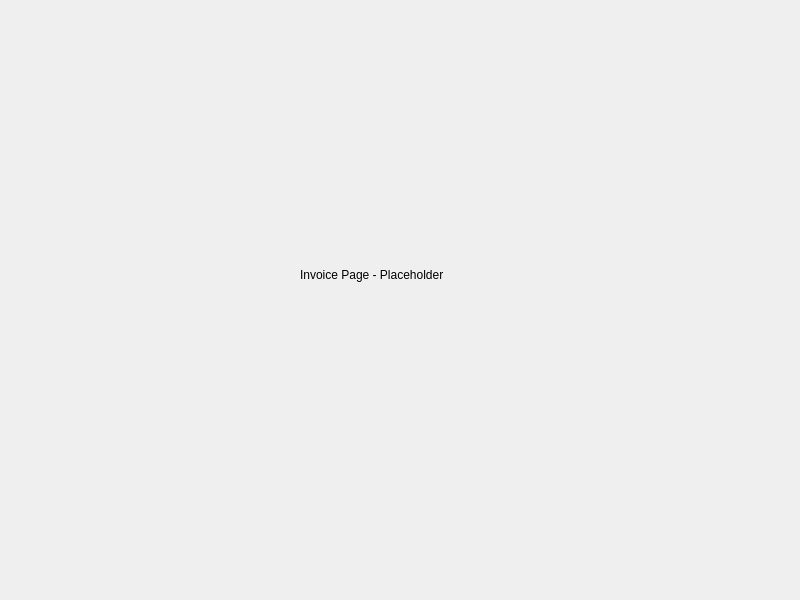
<?xml version="1.0" encoding="UTF-8"?>
<ui version="4.0">
 <class>MainManual</class>
 <widget class="QMainWindow" name="MainManual">
  <property name="geometry">
   <rect>
    <x>0</x>
    <y>0</y>
    <width>800</width>
    <height>600</height>
   </rect>
  </property>
  <property name="windowTitle">
   <string>Invoice Page</string>
  </property>
  <widget class="QWidget" name="centralwidget">
   <widget class="QLabel" name="label">
    <property name="text">
     <string>Invoice Page - Placeholder</string>
    </property>
    <property name="geometry">
     <rect>
      <x>300</x>
      <y>250</y>
      <width>200</width>
      <height>50</height>
     </rect>
    </property>
   </widget>
  </widget>
 </widget>
 <resources/>
 <connections/>
</ui>
